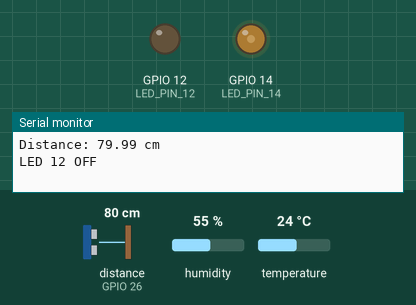
Bench run of a sketch on a simulated ESP32. On the bench: output pins drawn as LEDs (lit = HIGH), the last lines printed to the serial monitor. Wiring (inferred from the names in the program): ultrasonic range finder: trigger GPIO 27; echo GPIO 26. Inputs (shaded band) come from the test bench; at power-on: distance to the obstacle (sensor on GPIO 26) 80 cm, temperature 24 °C, humidity 55 %. The echo pulse lasts 58.3 µs per cm; pins used as bus, display or sensor lines are not drawn.

Above: at 5.4 s.
5.5 s: distance to the obstacle (sensor on GPIO 26) set to 2 cm
At 9.43 s:
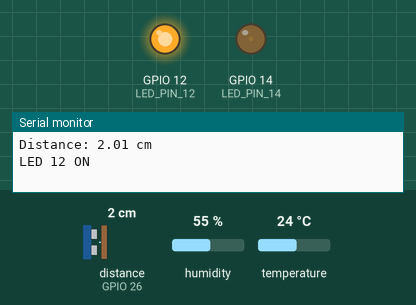
11.1 s: distance to the obstacle (sensor on GPIO 26) set to 120 cm
At 11.27 s:
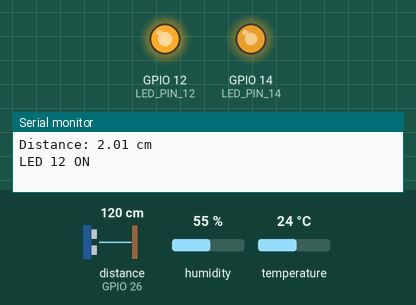
20.1 s: temperature set to 41 °C
At 23.5 s:
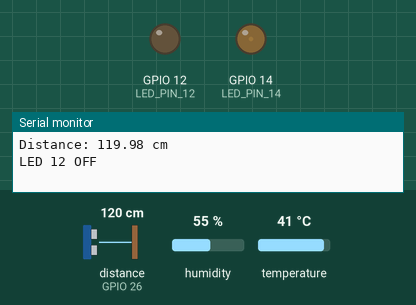
Timing chart, 0 to 31.7 s (numbered marks = the images above; inputs shaded):
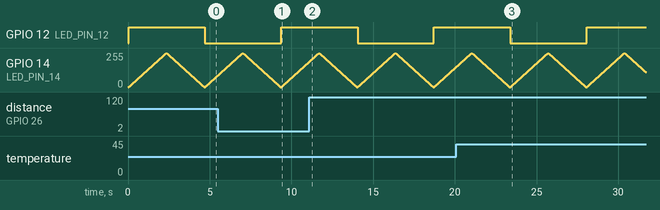

The sketch:

TEST3_LedDhtULSC.ino
```cpp
#include <DHT.h>

// ----- DHT11 Setup -----
#define DHT_PIN 25
#define DHT_TYPE DHT11
DHT dht(DHT_PIN, DHT_TYPE);

// ----- Ultrasonic Sensor Setup -----
#define TRIG_PIN 27
#define ECHO_PIN 26

// ----- LED Pins -----
#define LED_PIN_12 12    // Simple ON/OFF LED
#define LED_PIN_14 14    // Fading LED (PWM)

// ------------------------------------------------------------------

void setup() {
  Serial.begin(9600);
  dht.begin(); // Initialize DHT11 sensor

  pinMode(TRIG_PIN, OUTPUT);
  pinMode(ECHO_PIN, INPUT);

  pinMode(LED_PIN_12, OUTPUT);
  pinMode(LED_PIN_14, OUTPUT);

  Serial.println("System Initialized...");
}

// ------------------------------------------------------------------

void loop() {
  // ----- DHT11 Temperature & Humidity -----
  float humi = dht.readHumidity();
  float tempC = dht.readTemperature();
  float tempF = dht.readTemperature(true);

  if (isnan(tempC) || isnan(tempF) || isnan(humi)) {
    Serial.println("Failed to read from DHT11 sensor!");
  } else {
    Serial.print("Humidity: ");
    Serial.print(humi);
    Serial.print("%  |  ");

    Serial.print("Temperature: ");
    Serial.print(tempC);
    Serial.print(" °C  ~  ");
    Serial.print(tempF);
    Serial.println(" °F");
  }

  // ----- Ultrasonic Distance Measurement -----
  long duration;
  float distanceCm;

  // Send trigger pulse
  digitalWrite(TRIG_PIN, LOW);
  delayMicroseconds(2);
  digitalWrite(TRIG_PIN, HIGH);
  delayMicroseconds(10);
  digitalWrite(TRIG_PIN, LOW);

  // Read echo pulse
  duration = pulseIn(ECHO_PIN, HIGH, 30000); // Timeout 30ms (~5m range)
  distanceCm = duration * 0.0343 / 2; // Convert time to distance (cm)

  if (duration == 0) {
    Serial.println("Distance reading invalid (check sensor wiring)");
  } else {
    Serial.print("Distance: ");
    Serial.print(distanceCm);
    Serial.println(" cm");
  }

  // ----- LED Behavior -----
  // LED 12: simple ON/OFF toggle
  static bool led12State = false;
  led12State = !led12State;
  digitalWrite(LED_PIN_12, led12State ? HIGH : LOW);
  Serial.println(led12State ? "LED 12 ON" : "LED 12 OFF");

  // LED 14: fade in and out (brightness 0→255→0 in 5 seconds)
  int fadeTime = 5000; // total fade cycle time
  int stepDelay = fadeTime / (255 * 2); // time per brightness step

  // Fade in
  for (int brightness = 0; brightness <= 255; brightness++) {
    analogWrite(LED_PIN_14, brightness);
    delay(stepDelay);
  }

  // Fade out
  for (int brightness = 255; brightness >= 0; brightness--) {
    analogWrite(LED_PIN_14, brightness);
    delay(stepDelay);
  }

  Serial.println("----------------------------");
}
```
